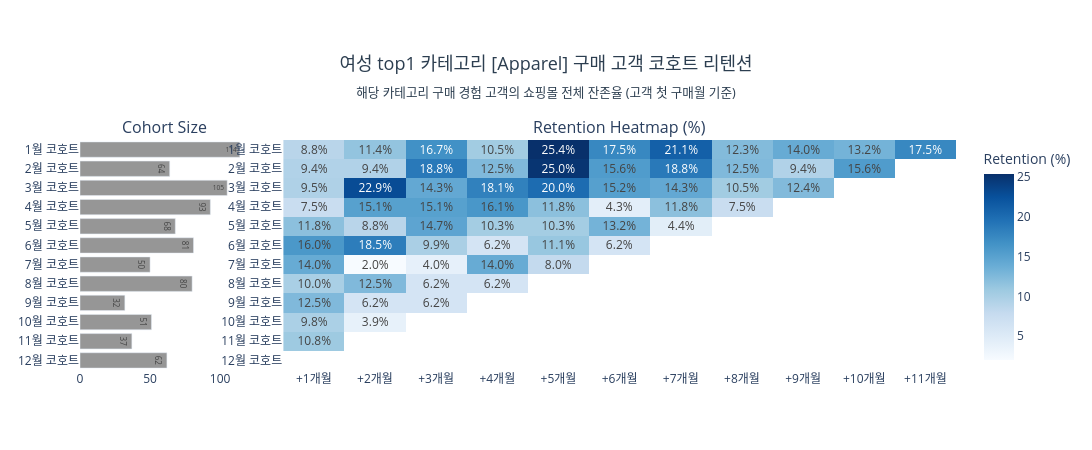

The cell this chart's notebook holds for it:
### Code cell
for gender, data in cohort_top1.items():
    label = "여성" if gender == "여" else "남성"
    draw_cohort_heatmap(
        data["pivot"], data["pct"],
        f"{label} top1 카테고리 [{data['cat']}] 구매 고객 코호트 리텐션"
        f"<br><sub>해당 카테고리 구매 경험 고객의 쇼핑몰 전체 잔존율 (고객 첫 구매월 기준)</sub>"
    )

### Figure 1 — Plotly figure (JSON) as saved in the notebook; plotly's stock layout.template omitted (floating-point values rounded to 4 significant figures; data arrays with more than 128 entries replaced by an {"elided": "..."} marker saying what was removed)
{"data": [{"marker": {"color": "rgb(150,150,150)"}, "orientation": "h", "showlegend": false, "text": [114.0, 64.0, 105.0, 93.0, 68.0, 81.0, 50.0, 80.0, 32.0, 51.0, 37.0, 62.0], "textposition": "auto", "type": "bar", "x": [114.0, 64.0, 105.0, 93.0, 68.0, 81.0, 50.0, 80.0, 32.0, 51.0, 37.0, 62.0], "xaxis": "x", "y": ["1월 코호트", "2월 코호트", "3월 코호트", "4월 코호트", "5월 코호트", "6월 코호트", "7월 코호트", "8월 코호트", "9월 코호트", "10월 코호트", "11월 코호트", "12월 코호트"], "yaxis": "y"}, {"colorbar": {"title": {"text": "Retention (%)"}}, "colorscale": [[0, "rgb(247,251,255)"], [0.125, "rgb(222,235,247)"], [0.25, "rgb(198,219,239)"], [0.375, "rgb(158,202,225)"], [0.5, "rgb(107,174,214)"], [0.625, "rgb(66,146,198)"], [0.75, "rgb(33,113,181)"], [0.875, "rgb(8,81,156)"], [1, "rgb(8,48,107)"]], "text": {"elided": "12x11 str values"}, "textfont": {"size": 12}, "texttemplate": "%{text}", "type": "heatmap", "x": ["+1개월", "+2개월", "+3개월", "+4개월", "+5개월", "+6개월", "+7개월", "+8개월", "+9개월", "+10개월", "+11개월"], "xaxis": "x2", "y": ["1월 코호트", "2월 코호트", "3월 코호트", "4월 코호트", "5월 코호트", "6월 코호트", "7월 코호트", "8월 코호트", "9월 코호트", "10월 코호트", "11월 코호트", "12월 코호트"], "yaxis": "y2", "z": {"elided": "12x11 float values"}, "zmin": 0}], "layout": {"annotations": [{"font": {"size": 16}, "showarrow": false, "text": "Cohort Size", "x": 0.096, "xanchor": "center", "xref": "paper", "y": 1, "yanchor": "bottom", "yref": "paper"}, {"font": {"size": 16}, "showarrow": false, "text": "Retention Heatmap (%)", "x": 0.616, "xanchor": "center", "xref": "paper", "y": 1, "yanchor": "bottom", "yref": "paper"}], "height": 450, "margin": {"t": 140}, "plot_bgcolor": "white", "title": {"font": {"color": "#2c3e50", "size": 18}, "text": "여성 top1 카테고리 [Apparel] 구매 고객 코호트 리텐션<br><sub>해당 카테고리 구매 경험 고객의 쇼핑몰 전체 잔존율 (고객 첫 구매월 기준)</sub>", "x": 0.5, "xanchor": "center"}, "width": 1400, "xaxis": {"anchor": "y", "domain": [0, 0.192]}, "xaxis2": {"anchor": "y2", "domain": [0.232, 1]}, "yaxis": {"anchor": "x", "autorange": "reversed", "domain": [0, 1]}, "yaxis2": {"anchor": "x2", "autorange": "reversed", "domain": [0, 1]}}}
